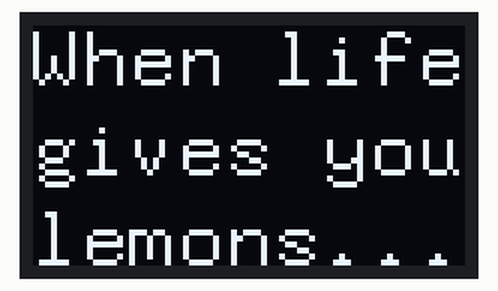
This sketch was run on a simulated ESP32-C3. Shown: 72×40 one-colour display.

Above: at 0.1 s.

The sketch:

HelloWorld.ino
```cpp
/*
  DN1010 Experimental Interaction, Rena Cheong (G02) 2026
  Week 11 - Physical Computing
  ESP32-C3 OLED

  Changed text display to custom text "When life gives you lemons..." and adjusted it to screen size
  Changed the typeface and a bigger font size
*/

#include <Arduino.h>
#include <U8g2lib.h>
#include <Wire.h>

#define SDA_PIN 5
#define SCL_PIN 6

U8G2_SSD1306_72X40_ER_F_HW_I2C u8g2(U8G2_R0, U8X8_PIN_NONE);

void setup(void) {
  Wire.begin(SDA_PIN, SCL_PIN);
  u8g2.begin();
}

void loop(void) {
  u8g2.clearBuffer();
  u8g2.setFont(u8g2_font_8x13_tr);
  u8g2.drawStr(0,10,"When life");
  u8g2.drawStr(0,25,"gives you");
  u8g2.drawStr(0,40,"lemons...");
  u8g2.sendBuffer();
  delay(1000);
}
```
